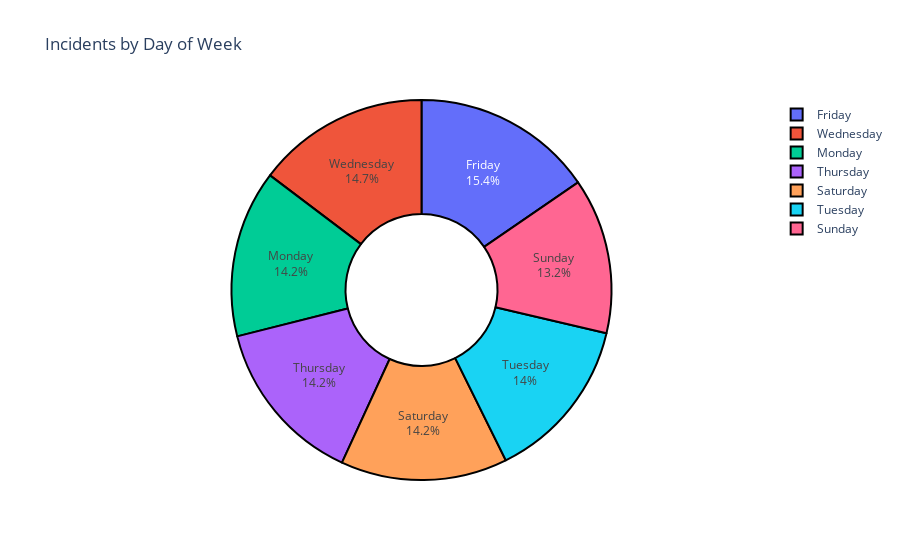

This figure's notebook cell:
### Code cell
#####################################################################
# Insight 2: Day of the Week Analysis
#####################################################################
sql2 = """SELECT IncidentDOW, COUNT(1) 
FROM Incident_Details 
GROUP BY IncidentDOW 
ORDER BY 1"""
insight2 = execute_sql_statement(sql2,conn)
labels = [row[0] for row in insight2]
values = [row[1] for row in insight2]

trace = go.Pie(labels=labels, values=values)
layout = go.Layout(title='Incidents by Day of Week')
fig = go.Figure(data=[trace], layout=layout)
fig.update_traces(hole=0.4, hoverinfo="label+percent+value", textinfo="label+percent", textfont_size=12,
                  marker=dict(line=dict(color='#000000', width=2)))
fig.show()

### Figure 1 — Plotly figure (JSON) as saved in the notebook; plotly's stock layout.template omitted (floating-point values rounded to 4 significant figures)
{"data": [{"hole": 0.4, "hoverinfo": "label+percent+value", "labels": ["Friday", "Monday", "Saturday", "Sunday", "Thursday", "Tuesday", "Wednesday"], "marker": {"line": {"color": "#000000", "width": 2}}, "textfont": {"size": 12}, "textinfo": "label+percent", "type": "pie", "values": [96154, 88791, 88507, 82637, 88604, 87509, 91654]}], "layout": {"title": {"text": "Incidents by Day of Week"}}}
